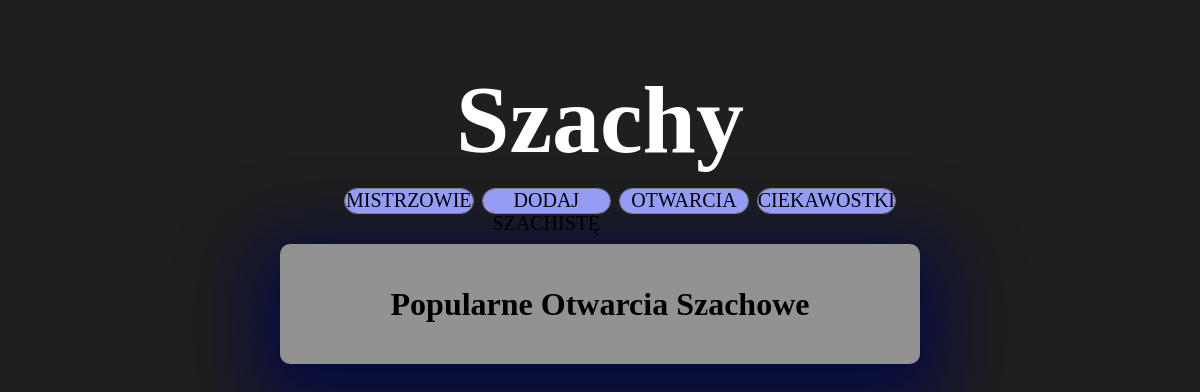
The page /index.php?strona=otwarcia on the database as committed earlier.
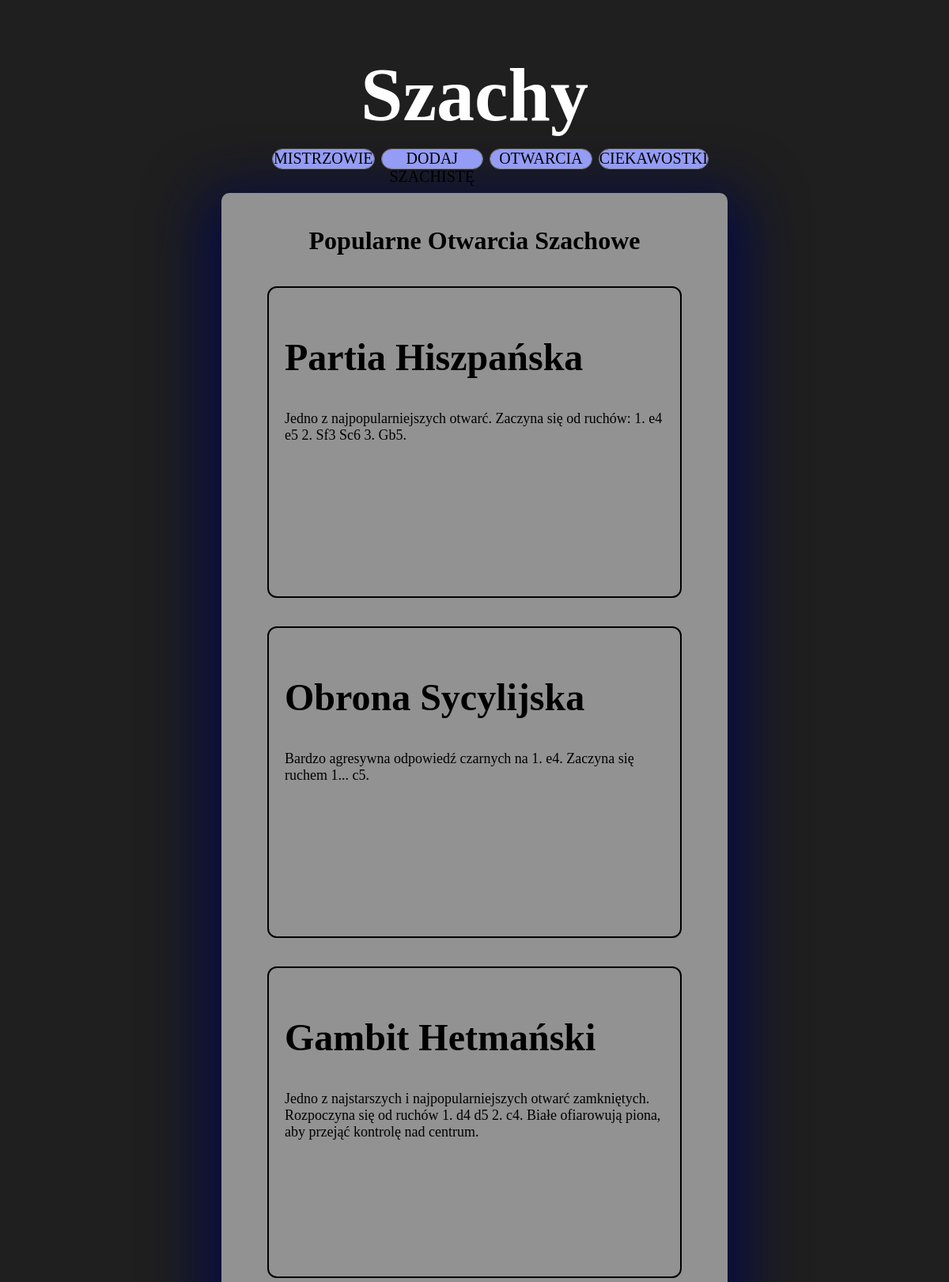
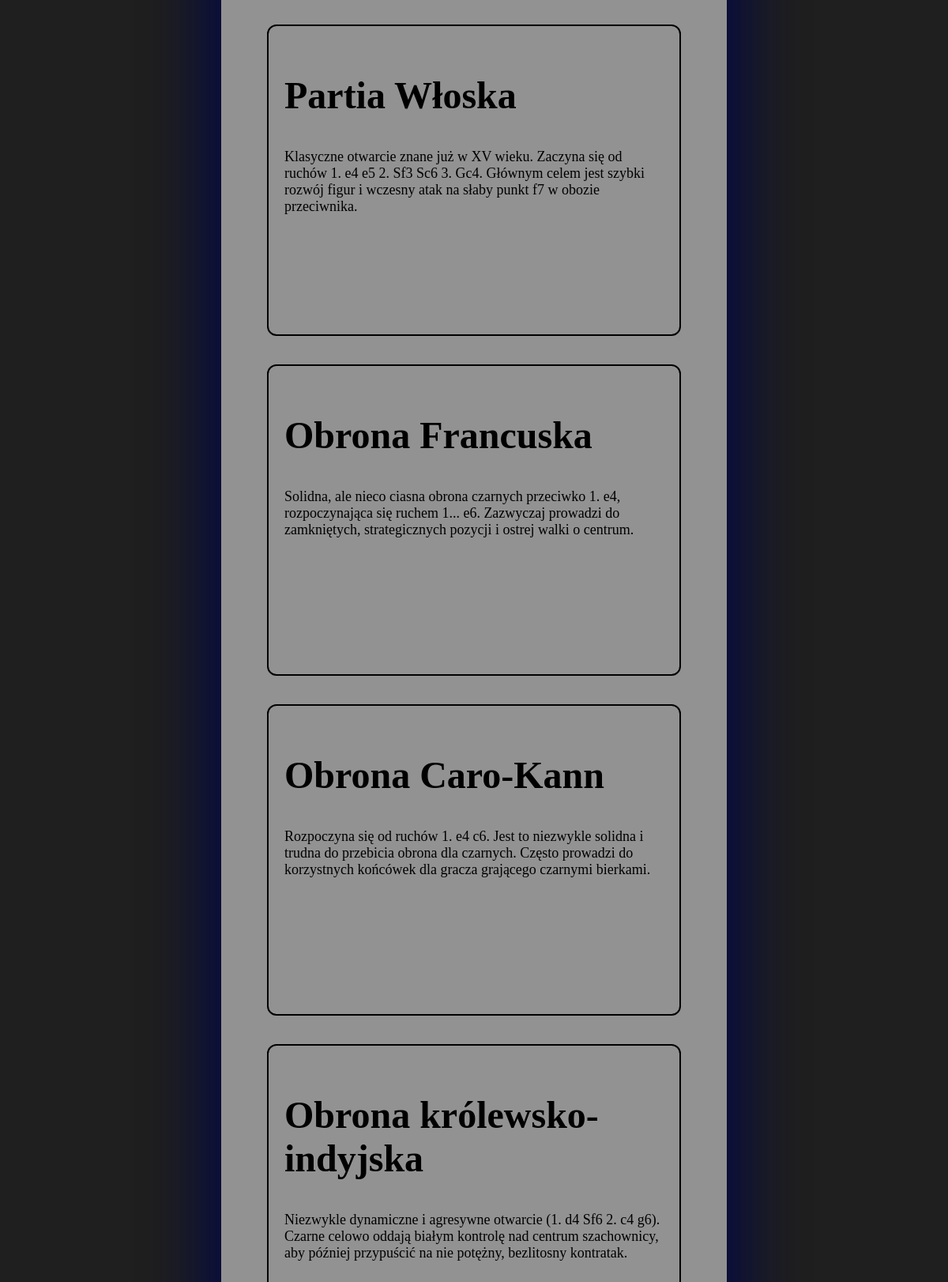
The same page on the database as committed later (2 pictures, top to bottom).
### tables this page shows
CREATE TABLE `otwarcia` (
  `id` int NOT NULL,
  `nazwa` varchar(50) NOT NULL,
  `opis` text NOT NULL
);

### otwarcia.php (the view)
<?php
require("db.php");
$wynik = mysqli_query($conn, "SELECT * FROM otwarcia");
echo '<h1 style="text-align: center;">Popularne Otwarcia Szachowe</h1>';
while ($wiersz = mysqli_fetch_array($wynik)){
    echo '<div class="mistrz-con" style="width: 80%; display: block; margin: 20px auto; padding: 20px; text-align: left;">';
    echo '<h2>' . $wiersz["nazwa"] . '</h2>';
    echo '<p style="font-size: 18px;">' . $wiersz["opis"] . '</p>';
    echo '</div>';
}
?>

Rows that differ between the two databases and show on the page:
added otwarcia: nazwa "Partia Hiszpańska", opis "Jedno z najpopularniejszych otwarć. Zaczyna się od ruchów: 1. e4 e5 2. Sf3 Sc6 3. Gb5."
added otwarcia: nazwa "Obrona Sycylijska", opis "Bardzo agresywna odpowiedź czarnych na 1. e4. Zaczyna się ruchem 1... c5."
added otwarcia: nazwa "Gambit Hetmański", opis "Jedno z najstarszych i najpopularniejszych otwarć zamkniętych. Rozpoczyna się od ruchów 1. d4 d5 2. c4. Białe ofiarowują piona, aby przejąć kontrolę nad centrum."
added otwarcia: nazwa "Partia Włoska", opis "Klasyczne otwarcie znane już w XV wieku. Zaczyna się od ruchów 1. e4 e5 2. Sf3 Sc6 3. Gc4. Głównym celem jest szybki rozwój figur i wczesny atak na słaby punkt f7 w obozie przeciwnika."
added otwarcia: nazwa "Obrona Francuska", opis "Solidna, ale nieco ciasna obrona czarnych przeciwko 1. e4, rozpoczynająca się ruchem 1... e6. Zazwyczaj prowadzi do zamkniętych, strategicznych pozycji i ostrej walki o centrum."
added otwarcia: nazwa "Obrona Caro-Kann", opis "Rozpoczyna się od ruchów 1. e4 c6. Jest to niezwykle solidna i trudna do przebicia obrona dla czarnych. Często prowadzi do korzystnych końcówek dla gracza grającego czarnymi bierkami."
added otwarcia: nazwa "Obrona królewsko-indyjska", opis "Niezwykle dynamiczne i agresywne otwarcie (1. d4 Sf6 2. c4 g6). Czarne celowo oddają białym kontrolę nad centrum szachownicy, aby później przypuścić na nie potężny, bezlitosny kontratak."
